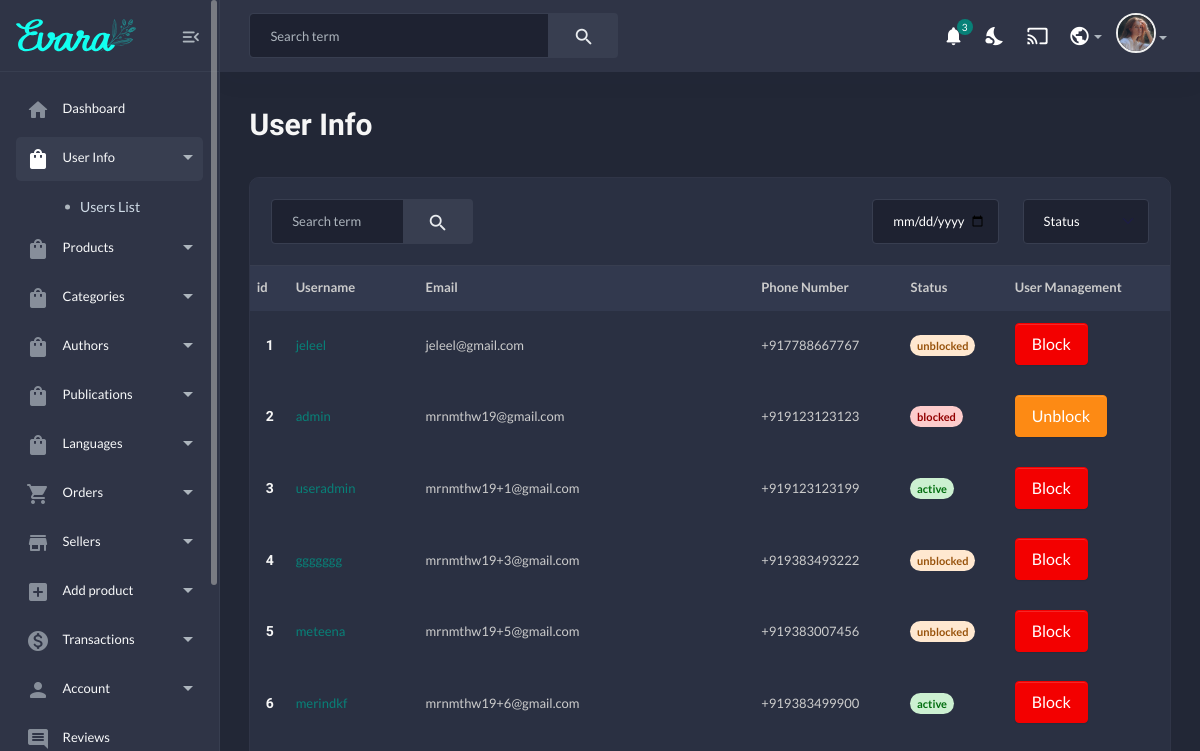
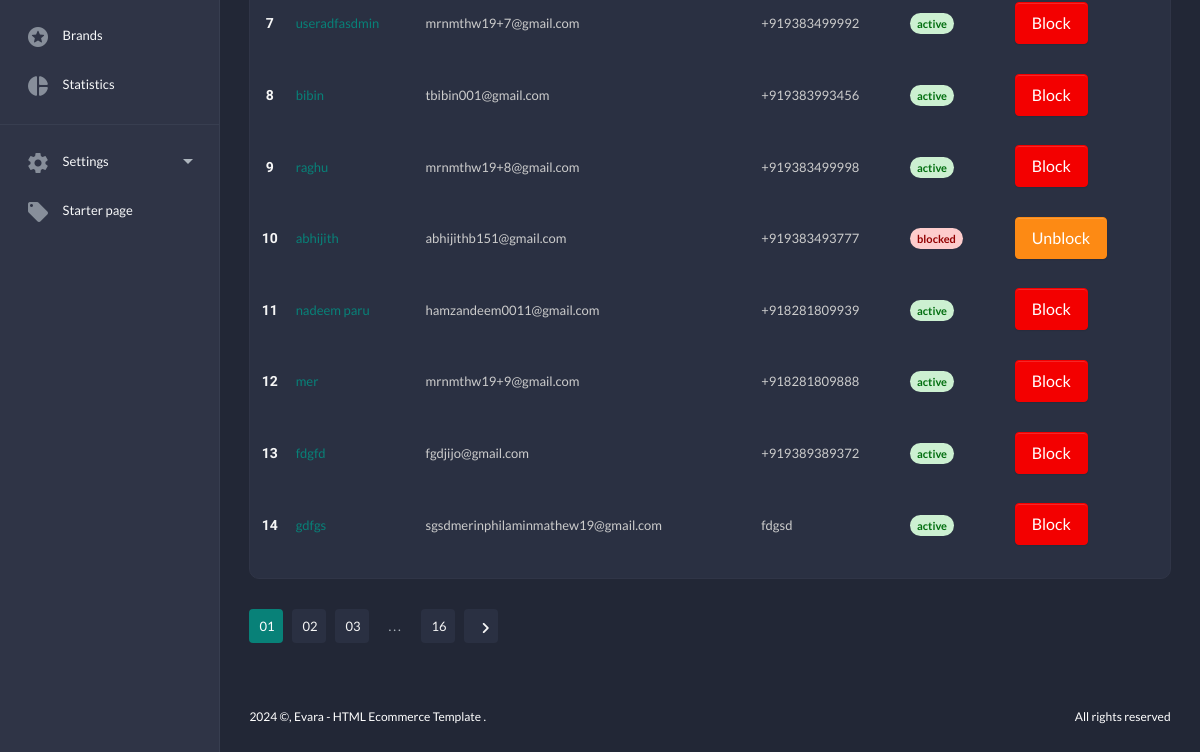
The app's page /userinfo (signed in), older data (2 pictures, top to bottom).
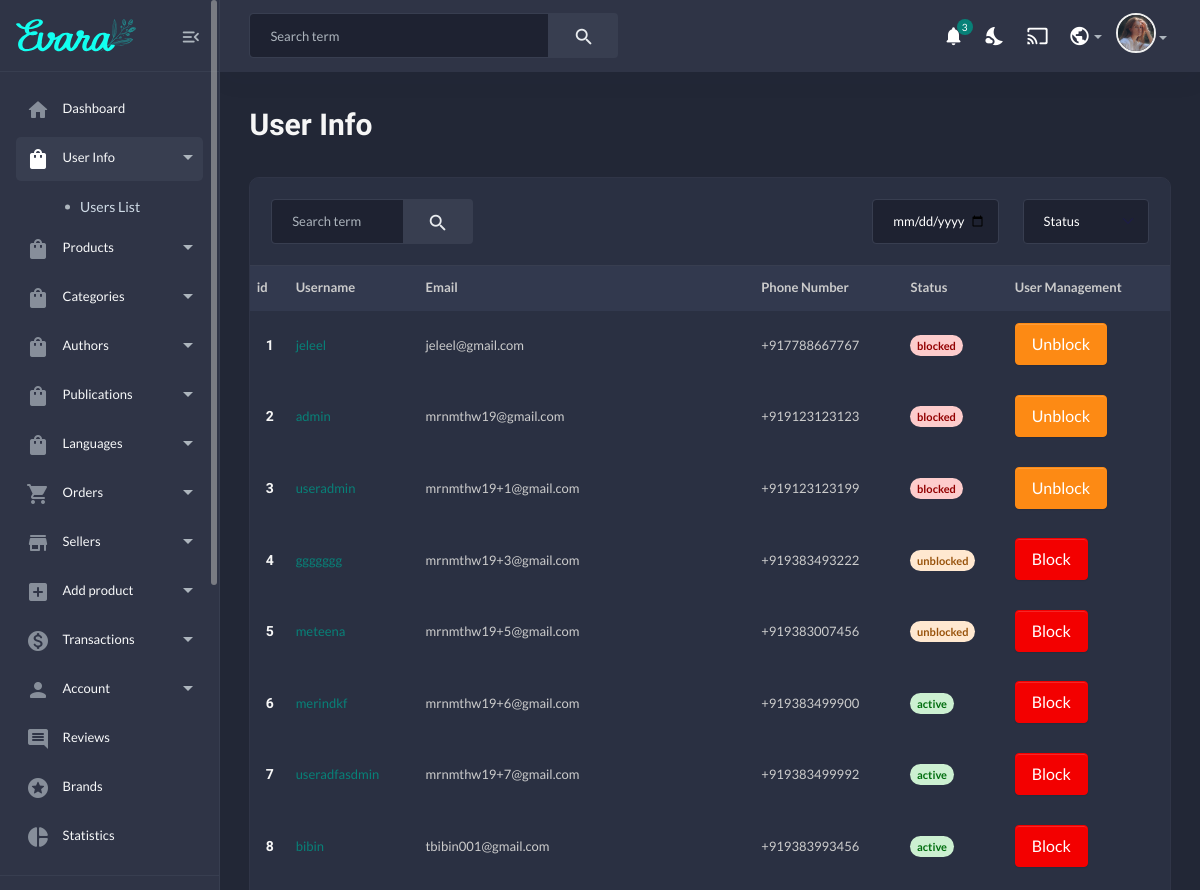
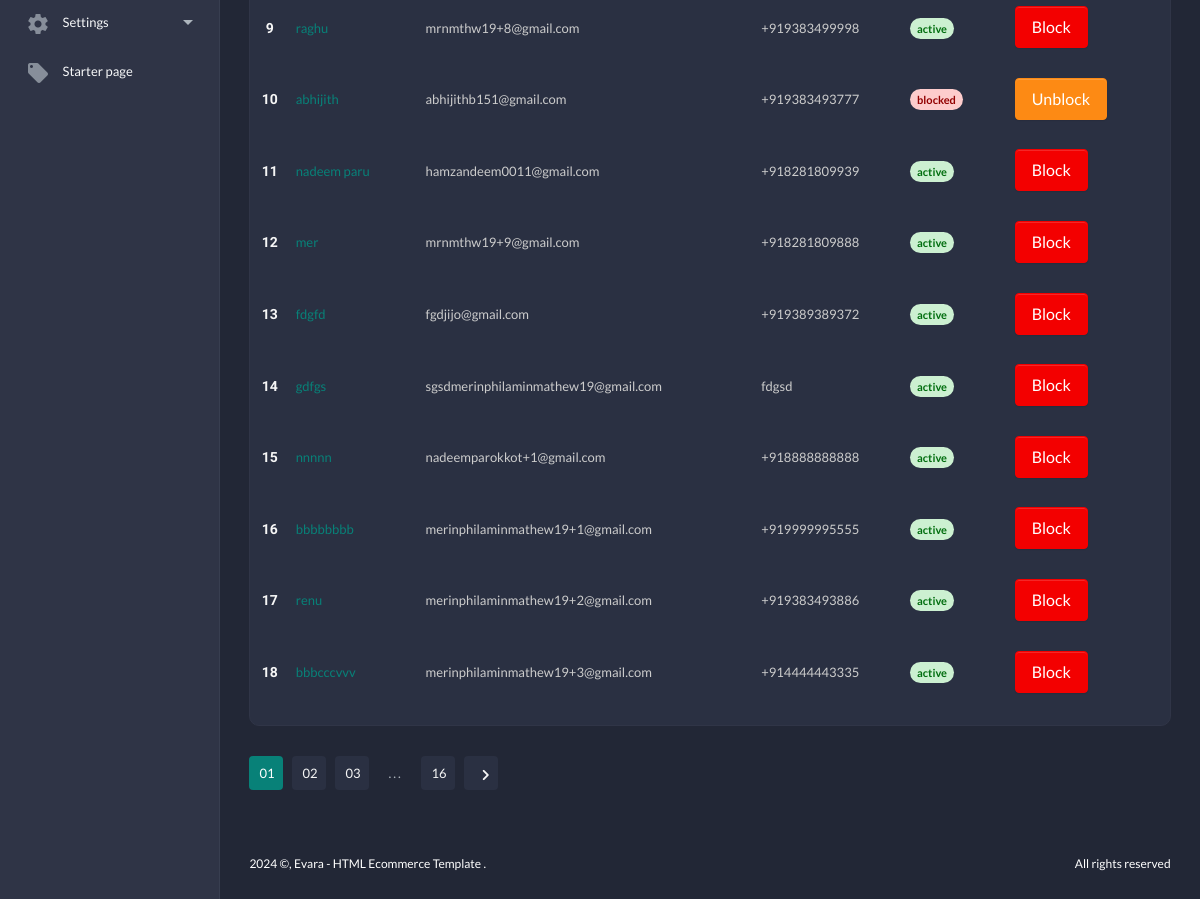
The same page, newer data (2 pictures, top to bottom).
### adminapp/models.py (models this page shows, shortened)
class NewUser(AbstractUser):
    STATUS_CHOICES = [
        ('active', 'Active'),
        ('blocked', 'Blocked'),
        ('unblocked', 'Unblocked'),
    ]
    user_id = models.BigAutoField(primary_key=True, unique=True,)
    email = models.EmailField(_("Email Address"), unique = True,)
    username = models.CharField(max_length = 100)
    status = models.CharField(
        max_length=10,
        choices=STATUS_CHOICES,
        default='active',  # Default value if not provided
    )
    phone_number = PhoneNumberField(unique = True)
    USERNAME_FIELD = "email"
    REQUIRED_FIELDS = ['username','phone_number']

### adminapp/views.py (the view)
# urls.py: path('userinfo',views.userinfo,name='userinfo'),
@login_required(login_url='admin_app:admin_login')
def userinfo(request):
    if not is_superuser(request):
        return redirect('user_app:home')
    users = NewUser.objects.filter(is_superuser = False)
    return render(request, 'admin_template/user_management/all_user.html', {'users':users})

### adminapp/views.py (called while the page is built)
def is_superuser(request):
    user = request.user
    if user.is_superuser:
        return True
    return False

### store/context_processors.py (called while the page is built)
def category_links(request):
    links = Category.objects.all()
    return dict(links = links)

### templates/admin_template/user_management/all_user.html (shortened to what this page needs)
{% extends "admin_base.html" %}
{% load static %}
{% block content %}
{% include "includes/admin_sidebar.html" %}
<main class="main-wrap">
    {% include "includes/admin_navbar.html" %}
    <section class="content-main">
        <div class="content-header">
            <div>
                <h2 class="content-title card-title">User Info</h2>
            </div>
        </div>
        <div class="card mb-4">
            <header class="card-header">
                <div class="row align-items-center">
                    <div class="col-md-3 col-12 me-auto mb-md-0 mb-3">
                        <form class="searchform">
                            <div class="input-group">
                                <input list="search_terms" type="text" class="form-control" placeholder="Search term">
                                <button class="btn btn-light bg" type="button"> <i class="material-icons md-search"></i></button>
                            </div>
                        </form>
                    </div>
                    <div class="col-md-2 col-6">
                        <input type="date" value="02.05.2021" class="form-control">
                    </div>
                    <div class="col-md-2 col-6">
                        <select class="form-select">
                            <option selected>Status</option>
                        </select>
                    </div>
                </div>
            </header>
            <div class="table-responsive">
                <table class="table table-bordered table-hover">
                    <thead class="thead-dark">
                        <tr>
                            <th scope="col">id</th>
                            <th scope="col">Username</th>
                            <th scope="col">Email</th>
                            <th scope="col">Phone Number</th>
                            <th scope="col">Status</th>
                            <th scope="col">User Management</th>
                        </tr>
                    </thead>
                    {% for user in users %}
                    <tbody>
                        <tr>
                            <td class="border-bottom-0 text-center">
                                <h6 class="fw-semibold tablecontent mb-1">{{ forloop.counter }}</h6>
                            </td>
                            <td>
                                <a href="{% url 'admin_app:edituser' user.user_id %}">
                                    {{user.username}}
                                </a>
                            </td>
                            <td>{{user.email}}</td>
                            <td>{{user.phone_number}}</td>
                            {% if user.status == 'active' %}
                            <td ><span class='badge rounded-pill alert-success'>{{user.status}}</td>
                                {% if user.is_superuser == False %}
                                <td><a href="{% url 'admin_app:control_user' user.user_id %}">
                                    <button class="btn btn-danger mb-1 px-3">Block</button>
                                    </a>
                                </td>
                                {% endif %}
                            {% elif user.status == 'blocked' %}
                            <td ><span class='badge rounded-pill alert-danger'>{{user.status}}</span></td>
                            <td><a href="{% url 'admin_app:control_user' user.user_id %}">
                                <button class="btn btn-warning mb-1 px-3">Unblock</button>
                                </a>
                            </td>
                            {% else %}
                            <td ><span class='badge rounded-pill alert-warning'>{{user.status}}</td>
                            <td><a href="{% url 'admin_app:control_user' user.user_id %}">
                                <button class="btn btn-danger mb-1 px-3">Block</button>
                                </a>
                            </td>
                            {% endif %}
                        </tr>
                    </tbody>
                    {% endfor %}
                </table>
            </div>
        </div>
        <div class="pagination-area mt-30 mb-50">
            <nav aria-label="Page navigation example">
                <ul class="pagination justify-content-start">
                    <li class="page-item active"><a class="page-link" href="#">01</a></li>
                    <li class="page-item"><a class="page-link" href="#">02</a></li>
                    <li class="page-item"><a class="page-link" href="#">03</a></li>
                    <li class="page-item"><a class="page-link dot" href="#">...</a></li>
                    <li class="page-item"><a class="page-link" href="#">16</a></li>
                    <li class="page-item"><a class="page-link" href="#"><i class="material-icons md-chevron_right"></i></a></li>
                </ul>
            </nav>
        </div>
</section>
    {% include "includes/admin_footer.html" %}
</main>
</body>
</html>
{% endblock content %}

### templates/admin_base.html (shortened to what this page needs)
{% load static %}
<!DOCTYPE HTML>
<html lang="en">
<head>
<link rel="stylesheet" href="https://cdn.jsdelivr.net/npm/bootstrap-icons@1.11.3/font/bootstrap-icons.min.css">
    <link href="{% static "assets2/css/main.css" %}" rel="stylesheet" type="text/css" />
</head>
<body class="dark">
{% block content %}
{% endblock content %}
</body>
</html>

### templates/includes/admin_sidebar.html (shortened to what this page needs)
{% load static %}
<aside class="navbar-aside" id="offcanvas_aside">
    <div class="aside-top">
        <a href="" class="brand-wrap">
            <img src="{% static 'assets2/imgs/theme/logo.svg' %}" class="logo" alt="Evara Dashboard">
        </a>
        <div>
            <button class="btn btn-icon btn-aside-minimize"> <i class="text-muted material-icons md-menu_open"></i> </button>
        </div>
    </div>
    <nav>
        <ul class="menu-aside">
            <li class="menu-item {% if request.path in '/dashboard' %} active {% endif %}">
                <a class="menu-link" href="{% url "admin_app:admin_dashboard" %}"> <i class="icon material-icons md-home"></i>
                    <span class="text">Dashboard</span>
                </a>
            </li>
            <li class="menu-item has-submenu {% if request.path in '/userinfo' or request.path in '/adduser'%} active {% endif %}">
                <a class="menu-link" href="page-products-list.html"> <i class="icon material-icons md-shopping_bag"></i>
                    <span class="text">User Info</span>
                </a>
                <div class="submenu">
                    <a href="{% url "admin_app:userinfo" %}">Users List</a>
            </li>
            <li class="menu-item has-submenu {% if request.path in '/listproducts' or request.path in '/addproducts'%} active {% endif %}">
                <a class="menu-link" href="page-products-list.html"> <i class="icon material-icons md-shopping_bag"></i>
                    <span class="text">Products</span>
                </a>
            </li>
            <li class="menu-item has-submenu {% if request.path in '/category' or request.path in '/addcategory'%} active {% endif %}">
                <a class="menu-link" href="page-products-list.html"> <i class="icon material-icons md-shopping_bag"></i>
                    <span class="text">Categories</span>
                </a>
            </li>
            <li class="menu-item has-submenu {% if request.path in '/listauthor' or request.path in '/addauthor'%} active {% endif %}">
                <a class="menu-link" href="page-products-list.html"> <i class="icon material-icons md-shopping_bag"></i>
                    <span class="text">Authors</span>
                </a>
            </li>
            <li class="menu-item has-submenu {% if request.path in '/listpublication' or request.path in '/addpublication'%} active {% endif %}">
                <a class="menu-link" href="page-products-list.html"> <i class="icon material-icons md-shopping_bag"></i>
                    <span class="text">Publications</span>
                </a>
            </li>
            <li class="menu-item has-submenu {% if request.path in '/listlanguage' or request.path in '/addlanguage'%} active {% endif %}">
                <a class="menu-link" href="page-products-list.html"> <i class="icon material-icons md-shopping_bag"></i>
                    <span class="text">Languages</span>
                </a>
            </li>
            <li class="menu-item has-submenu">
                <a class="menu-link" href="page-orders-1.html"> <i class="icon material-icons md-shopping_cart"></i>
                    <span class="text">Orders</span>
                </a>
            </li>
            <li class="menu-item has-submenu">
                <a class="menu-link" href="page-sellers-cards.html"> <i class="icon material-icons md-store"></i>
                    <span class="text">Sellers</span>
                </a>
            </li>
            <li class="menu-item has-submenu">
                <a class="menu-link" href="page-form-product-1.html"> <i class="icon material-icons md-add_box"></i>
                    <span class="text">Add product</span>
                </a>
            </li>
            <li class="menu-item has-submenu">
                <a class="menu-link" href="page-transactions-1.html"> <i class="icon material-icons md-monetization_on"></i>
                    <span class="text">Transactions</span>
                </a>
            </li>
            <li class="menu-item has-submenu">
                <a class="menu-link" href="#"> <i class="icon material-icons md-person"></i>
                    <span class="text">Account</span>
                </a>
            </li>
            <li class="menu-item">
                <a class="menu-link" href="page-reviews.html"> <i class="icon material-icons md-comment"></i>
                    <span class="text">Reviews</span>
                </a>
            </li>
            <li class="menu-item">
                <a class="menu-link" href="page-brands.html"> <i class="icon material-icons md-stars"></i>
                    <span class="text">Brands</span> </a>
            </li>
            <li class="menu-item">
                <a class="menu-link" disabled href="#"> <i class="icon material-icons md-pie_chart"></i>
                    <span class="text">Statistics</span>
                </a>
            </li>
        </ul>
        <hr>
        <ul class="menu-aside">
            <li class="menu-item has-submenu">
                <a class="menu-link" href="#"> <i class="icon material-icons md-settings"></i>
                    <span class="text">Settings</span>
                </a>
            </li>
            <li class="menu-item">
                <a class="menu-link" href="page-blank.html"> <i class="icon material-icons md-local_offer"></i>
                    <span class="text"> Starter page </span>
                </a>
            </li>
        </ul>
        <br>
        <br>
    </nav>
</aside>

### templates/includes/admin_navbar.html (shortened to what this page needs)
{% load static %}
<header class="main-header navbar">
    <div class="col-search">
        <form class="searchform">
            <div class="input-group">
                <input list="search_terms" type="text" class="form-control" placeholder="Search term">
                <button class="btn btn-light bg" type="button"> <i class="material-icons md-search"></i></button>
            </div>
        </form>
    </div>
    <div class="col-nav">
        <ul class="nav">
            <li class="nav-item">
                <a class="nav-link btn-icon" href="#">
                    <i class="material-icons md-notifications animation-shake"></i>
                    <span class="badge rounded-pill">3</span>
                </a>
            </li>
            <li class="nav-item">
                <a class="nav-link btn-icon darkmode" href="#"> <i class="material-icons md-nights_stay"></i> </a>
            </li>
            <li class="nav-item">
                <a href="#" class="requestfullscreen nav-link btn-icon"><i class="material-icons md-cast"></i></a>
            </li>
            <li class="dropdown nav-item">
                <a class="dropdown-toggle" data-bs-toggle="dropdown" href="#" id="dropdownLanguage" aria-expanded="false"><i class="material-icons md-public"></i></a>
            </li>
            <li class="dropdown nav-item">
                <a class="dropdown-toggle" data-bs-toggle="dropdown" href="#" id="dropdownAccount" aria-expanded="false"> <img class="img-xs rounded-circle" src="{% static "assets2/imgs/people/avatar2.jpg" %}" alt="User"></a>
            </li>
        </ul>
    </div>
</header>

### templates/includes/admin_footer.html (shortened to what this page needs)
<footer class="main-footer font-xs">
    <div class="row pb-30 pt-15">
        <div class="col-sm-6">
             ©, Evara - HTML Ecommerce Template .
        </div>
        <div class="col-sm-6">
            <div class="text-sm-end">
                All rights reserved
            </div>
        </div>
    </div>
</footer>

Row changes from the older to the newer data that the page shows:
changed NewUser "jeleel": status "unblocked" → "blocked"; status "Block" → "Unblock"
changed NewUser "useradmin": status "active" → "blocked"; status "Block" → "Unblock"
added NewUser: username "nnnnn", email "nadeemparokkot+1@gmail.com", phone_number "+918888888888", status "active", is_superuser "Block"
added NewUser: username "bbbbbbbb", email "merinphilaminmathew19+1@gmail.com", phone_number "+919999995555", status "active", is_superuser "Block"
added NewUser: username "renu", email "merinphilaminmathew19+2@gmail.com", phone_number "+919383493886", status "active", is_superuser "Block"
added NewUser: username "bbbcccvvv", email "merinphilaminmathew19+3@gmail.com", phone_number "+914444443335", status "active", is_superuser "Block"
